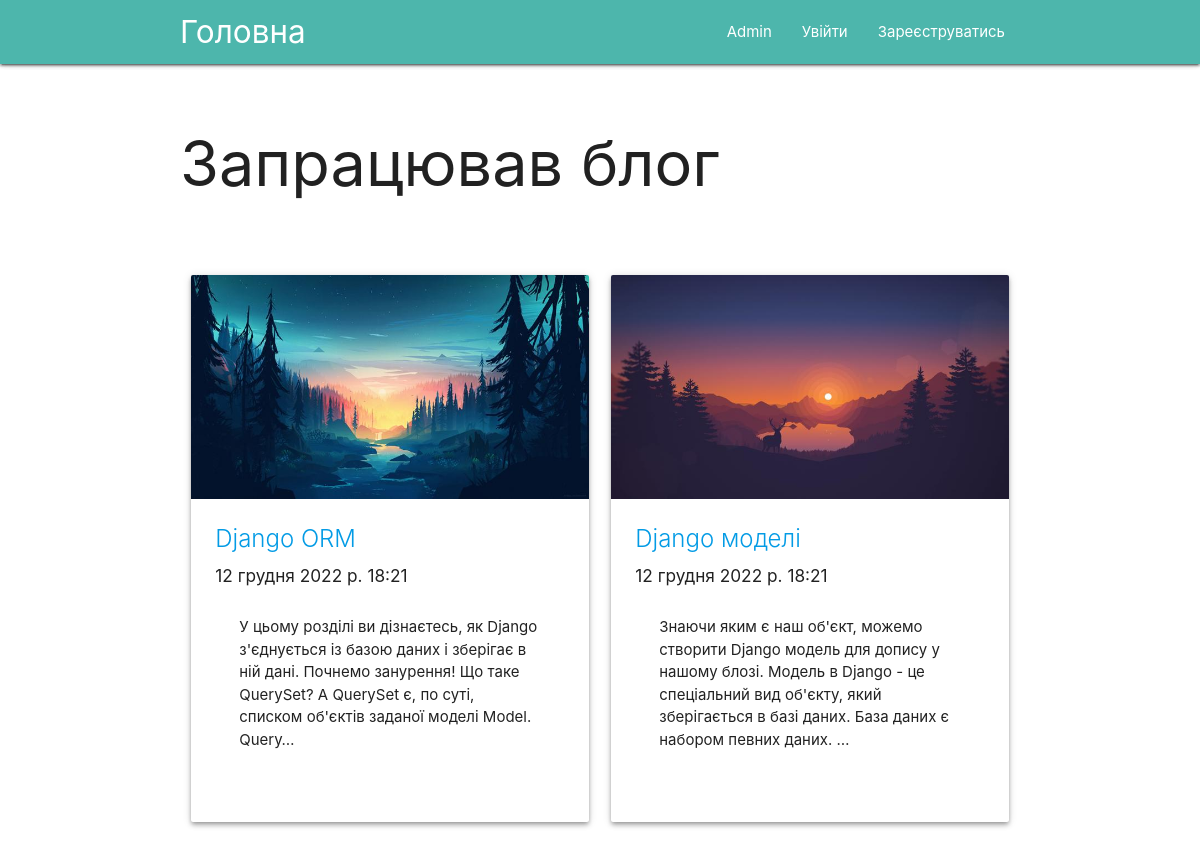
The page / on the database its author committed.
### blog/models.py (models this page shows, shortened)
class Post(models.Model):
    title = models.CharField(max_length=100)
    text = models.TextField()
    created_at = models.DateTimeField(default=timezone.now)
    post_slug = models.CharField(max_length=80, default="default_post")
    img = models.ImageField(default="blog/static/img/default.png",
                            upload_to="blog/static/img", height_field=None,
                            width_field=None, max_length=200,
                            verbose_name="Картинка для поста")

### blog/views.py (the view)
# urls.py: path(r'', views.blog_main), # domen.com/blog/
def blog_main(request, *args):
    data_dict  ={
        "posts": Post.objects.all()
    }
    return render(request, 'blog_main.html', data_dict)

### blog/templates/blog_main.html
{% extends 'navbar.html' %}
    {% block content %}
    <div class="container">
        <h1>Запрацював блог</h1>
        <br><br>
        {% if posts %}
            <div class="row">
                {% for post in posts %}
                <div class="col s12 l6">
                    <div class="card z-depth-2">
                        <div class="card-image">
                            <img src="/{{ post.img }}">
                        </div>
                        <div class="card-content">
                            <span class="card-title">
                                <a href="/{{ post.post_slug }}">{{ post.title }}</a>
                            </span>
                            <h6>{{ post.created_at }}</h6>
                            <div class="card-content">{{ post.text|truncatechars:200 }}</div>
                            <br>
                        </div>
                    </div>
                </div>
                {% endfor %}
            </div>
        {% endif %}
    </div>
    {% endblock %}

### blog/templates/navbar.html (shortened to what this page needs)
{% load static %}
<!DOCTYPE HTML>
<html>
    <head>
      <link rel="stylesheet" href="https://cdnjs.cloudflare.com/ajax/libs/materialize/1.0.0/css/materialize.min.css">
    </head>
    <body>
      <div class="navbar-fixed">
        <nav>
          <div class="nav-wrapper teal lighten-2 z-depth-1">
            <div class="container">
              <a href="/" class="brand-logo">Головна</a>
              <ul id="nav-mobile" class="right hide-on-med-and-down">
                <li><a href="/admin">Admin</a></li>
                {% if not user.is_authenticated %}
                  <li><a href="/login">Увійти</a></li>
                  <li><a href="/register">Зареєструватись</a></li>
                {% else %}
                  <li><a href="/logout">Вийти</a></li>
                {% endif %}
              </ul>
            </div>
          </div>
        </nav>
      </div>
      <br>
      {% block content %}
      {% endblock %}
    </body>
</html>

### rows shown on the page
Post: img (picture), title "Django ORM", created_at "12 грудня 2022 р. 18:21", text "У цьому розділі ви дізнаєтесь, як Django з'єднується із базою даних і зберігає в ній дані. Почнемо занурення! Що таке QuerySet? A QuerySet є, по суті, списком об'єктів заданої моделі Model. Query…"
Post: img (picture), title "Django моделі", created_at "12 грудня 2022 р. 18:21", text "Знаючи яким є наш об'єкт, можемо створити Django модель для допису у нашому блозі. Модель в Django - це спеціальний вид об'єкту, який зберігається в базі даних. База даних є набором певних даних. …"
